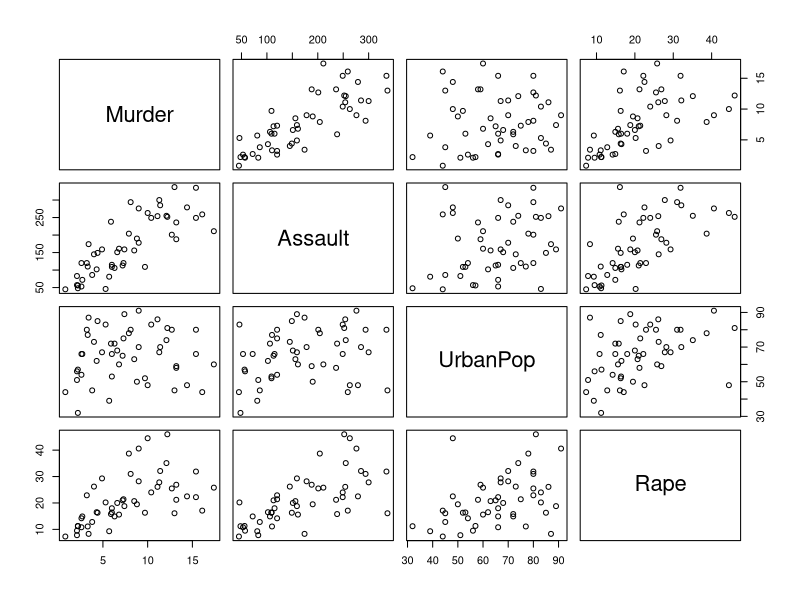

Recreate this plot in R.
## ---- chunk 1
knitr::opts_chunk$set(echo = TRUE)
## ---- chunk 2
suppressMessages(library(tidyverse))
data("USAccDeaths")
head(USArrests)
## ---- chunk 3
plot(USArrests)
